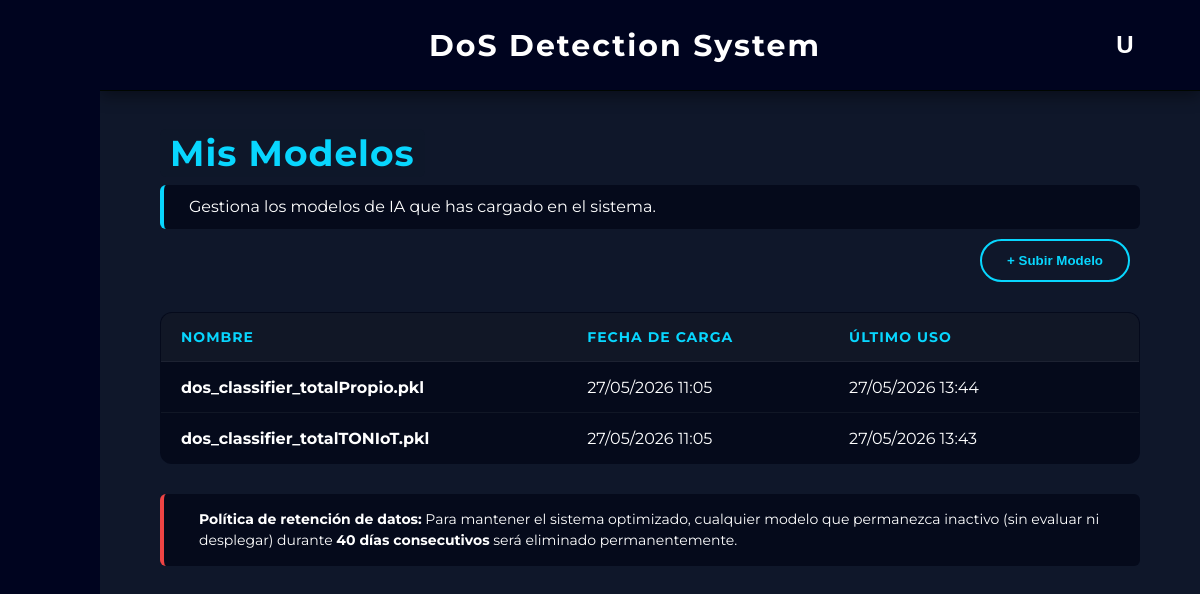
/modelos (signed in), run on an earlier commit of the app's database.
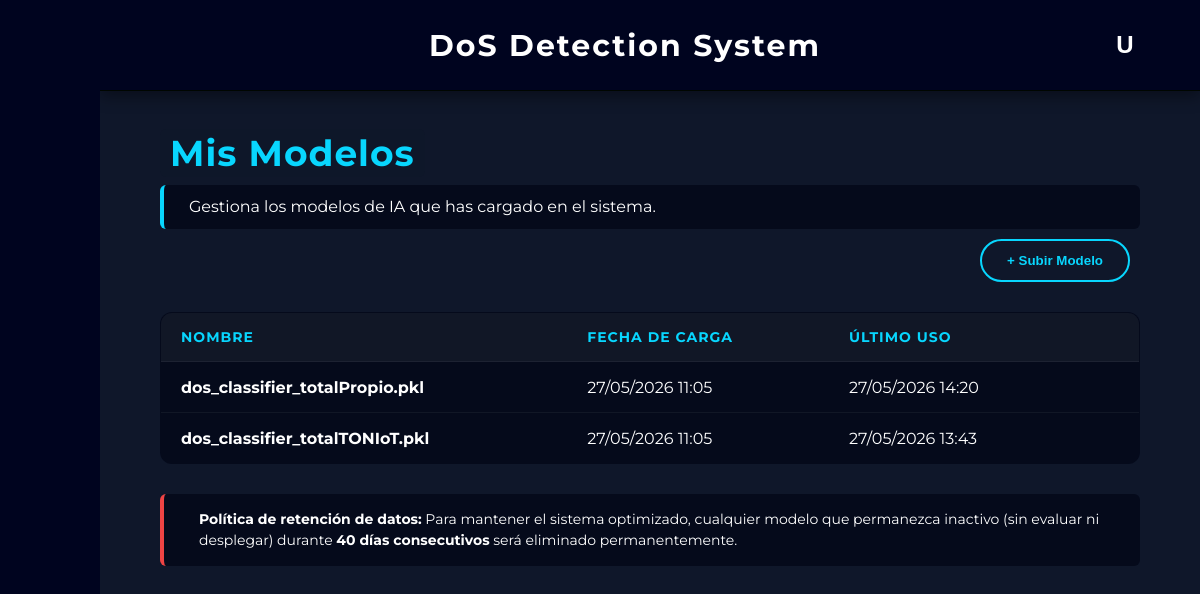
And on a later commit of the database.
### app/models.py (models this page shows)
class Modelo(db.Model):
    __tablename__ = 'modelos'
    id = db.Column(db.Integer, primary_key=True)
    nombre = db.Column(db.String(150), nullable=False)
    ruta_archivo = db.Column(db.String(255), nullable=False)
    usuario_id = db.Column(db.Integer, db.ForeignKey('usuarios.id'), nullable=False)
    fecha_subida = db.Column(db.DateTime, default=datetime.now(pytz.timezone('Europe/Madrid')))
    fecha_ultimo_uso = db.Column(db.DateTime, default=datetime.now(pytz.timezone('Europe/Madrid')))
    usuario = db.relationship('User', backref=db.backref('modelos', lazy=True))

### app/routes/pages/modelos.py (the view)
@modelos_bp.route("/modelos", methods=["GET"])
def index():
    if session.get('guest'):
        datos_invitado = session.get('guest_models', [])
        modelos = [ModeloInvitado(m['nombre'], m['fecha_subida']) for m in datos_invitado]
    else:
        user_id = session.get('user_id')
        if not user_id:
            return redirect(url_for('auth.login'))
        modelos = Modelo.query.filter_by(usuario_id=user_id).order_by(Modelo.fecha_subida.desc()).all()
    return render_template("modelos.html", modelos=modelos)

### app/templates/modelos.html (shortened to what this page needs)
{% extends "base.html" %}
{% block content %}
<div style="padding: 40px 60px;">
    <h2><span style="color: #08d6fe; background-color: #0f172ad3; padding: 2px 10px; border-radius: 6px; margin-bottom: 30px; font-size: 36px; letter-spacing: 1px;">Mis Modelos</span></h2>
    <div style="margin-top: 10px; margin-bottom: 10px; padding: 10px 10px; background: rgba(2, 6, 23, 0.726); border-left: 4px solid #08d6fe; border-radius: 6px; display: flex; align-items: center; gap: 15px;">
        <p style="color: white; font-size: 16px; margin: 0; line-height: 1.5;">
            Gestiona los modelos de IA que has cargado en el sistema.
        </p>
    </div>
    <div class="table-header">
        <button class="action-btn" onclick="openModal()">+ Subir Modelo</button>
    </div>
    <table class="glass-table">
        <thead>
            <tr>
                <th>Nombre</th>
                <th>Fecha de Carga</th>
                <th>Último Uso</th>
                <th style="text-align: center;"> </th>
            </tr>
        </thead>
        <tbody>
            {% for modelo in modelos %}
            <tr>
                <td style="font-weight: bold;">{{ modelo.nombre }}</td>
                <td>{{ modelo.fecha_subida.strftime('%d/%m/%Y %H:%M') }}</td>
                <td>{{ modelo.fecha_ultimo_uso.strftime('%d/%m/%Y %H:%M') }}</td>
                <td style="text-align: center;">
                    <form action="{{ url_for('modelos.delete', model_id=(modelo.id if not session.get('guest') else loop.index0)) }}"
                        method="POST"
                        onsubmit="confirmAction(event, this, '¿Quiere eliminar este modelo?');"
                        style="display: inline;">
                        <button type="submit" class="delete-btn" title="Eliminar Modelo">
                        </button>
                    </form>
                </td>
            </tr>
            {% else %}
            <tr>
                <td colspan="4" style="text-align: center; padding: 30px; opacity: 0.7;">No has subido ningún modelo todavía.</td>
            </tr>
            {% endfor %}
        </tbody>
    </table>
    <div style="margin-top: 30px; padding: 15px 20px; background: rgba(2, 6, 23, 0.726); border-left: 4px solid #ef4444; border-radius: 6px; display: flex; align-items: center; gap: 15px;">
        <p style="color: white; font-size: 14px; margin: 0; line-height: 1.5;">
            <strong>Política de retención de datos:</strong> Para mantener el sistema optimizado, cualquier modelo que permanezca inactivo (sin evaluar ni desplegar) durante <strong>40 días consecutivos</strong> será eliminado permanentemente.
        </p>
    </div>
</div>
{% endblock %}

What changed in the data, as far as the page shows it:
changed Modelo "dos_classifier_totalPropio.pkl": fecha_ultimo_uso "27/05/2026 13:44" → "27/05/2026 14:20"
